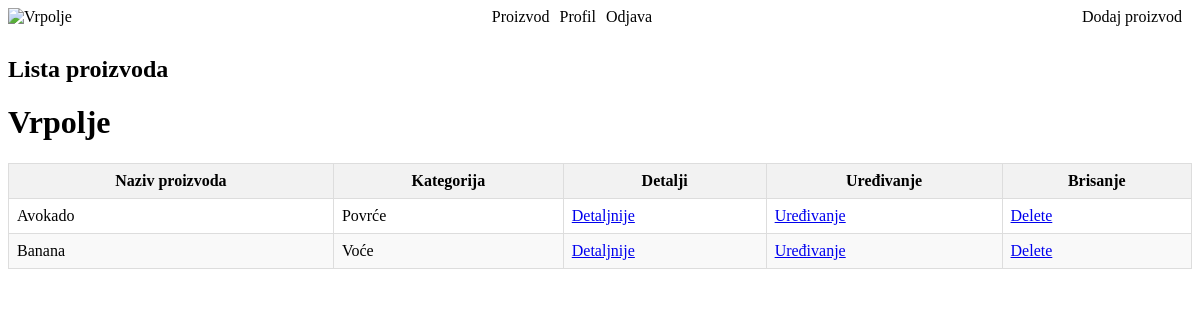
/ (signed in), run on an earlier commit of the app's database.
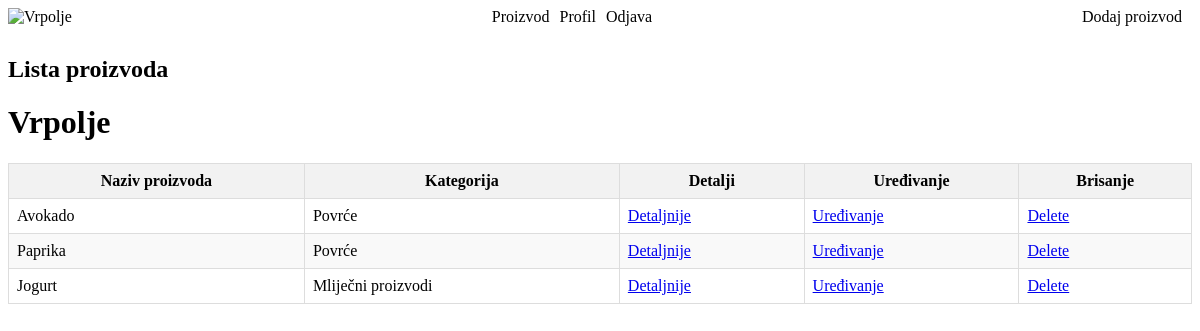
And on a later commit of the database.
### farmapp/models.py (models this page shows, shortened)
class Farm(models.Model):
    user = models.OneToOneField(User, on_delete=models.CASCADE)
    ime = models.CharField("Ime", max_length=30)
    prezime = models.CharField("Prezime", max_length=30)
    naziv_opg = models.CharField("Naziv OPG-a", max_length=100)
    adresa = models.CharField(max_length=255)
    telefon = models.IntegerField("Telefon")
    email = models.EmailField()
    email_potvrda = models.EmailField()

class Product(models.Model):
    CATEGORY_CHOICES = [
        ('milk_product', 'Mliječni proizvodi'),
        ('fruit_product', 'Voće'),
        ('vegetables_product', 'Povrće'),
    ]
    farm = models.ForeignKey(Farm, on_delete=models.CASCADE)
    name = models.CharField(max_length=100)
    category = models.CharField(max_length=20, choices=CATEGORY_CHOICES)
    detail = models.TextField()

### farmapp/views.py (the view)
# urls.py: path('', views.list_products, name="list_products"),
@login_required
def list_products(request):
    products = Product.objects.all()  # Retrieve all products from the database
    user_profile = Farm.objects.get(user=request.user)
    return render(request, 'farmapp/product_list.html', {'products': products, 'user_profile': user_profile})

### farmapp/templates/farmapp/product_list.html (shortened to what this page needs)
{% load static %}
<!DOCTYPE html>
<html lang="en">
<head>
    <link rel="stylesheet" href="{% static 'farmapp/product_list.css' %}">
</head>
<body>
    <header>
        <nav class="header">
          <div class="logo">
            <img src="path/to/your/logo.png" alt={{ user_profile.naziv_opg }}>
          </div>
          <div class="header-left">
            <a href="{% url 'list_products' %}">Proizvod</a>
            <a href="{% url 'view_profile' %}">Profil</a>
            <a href="{% url 'logout' %}">Odjava</a>
          </div>
          <div class="header-right">
              <a href="{% url 'add_product' %}">Dodaj proizvod</a>
          </div>
        </nav>
    </header>
    <div>
    <h2>Lista proizvoda</h2>
    {% if user_profile %}
    <h1>{{ user_profile.naziv_opg }}</h1>
    {% else %}
    <h1>Opg ne postoji</h1>
    {% endif %}
    <table>
        <thead>
            <tr>
                <th>Naziv proizvoda</th>
                <th>Kategorija</th>
                <th>Detalji</th>
                <th>Uređivanje</th>
                <th>Brisanje</th>
            </tr>
        </thead>
        <tbody>
            {% for product in products %}
            <tr>
                <td>{{ product.name }}</td>
                <td>{{ product.get_category_display }}</td>
                <td><a href="{% url 'product_details' product.id %}">Detaljnije</a></td>
                <td><a href="{% url 'edit_product' product.id %}">Uređivanje</a></td>
                <td><a href="{% url 'delete_product' product.id %}" class="delete-link" onclick="return confirmDelete()">Delete</a></td>
            </tr>
            {% empty %}
            <tr>
                <td colspan="3">No products available.</td>
            </tr>
            {% endfor %}
        </tbody>
    </table>
</body>
</html>

### farmapp/static/farmapp/product_list.css (style rules this page uses)
.header { display: flex; justify-content: space-between; align-items: center; padding-bottom: 10px; }
.header-left, .header-right { display: flex; align-items: center; }
.header-left > a, .header-right > a { margin-right: 10px; text-decoration: none; color: #000; }
.header-right { justify-content: flex-end; }
table { width: 100%; border-collapse: collapse; }
th, td { border: 1px solid #ddd; padding: 8px; }
th { background-color: #f2f2f2; }
tr:nth-child(even) { background-color: #f9f9f9; }

What changed in the data, as far as the page shows it:
removed Product: name "Banana", category "Voće"
added Product: name "Paprika", category "Povrće"
added Product: name "Jogurt", category "Mliječni proizvodi"
